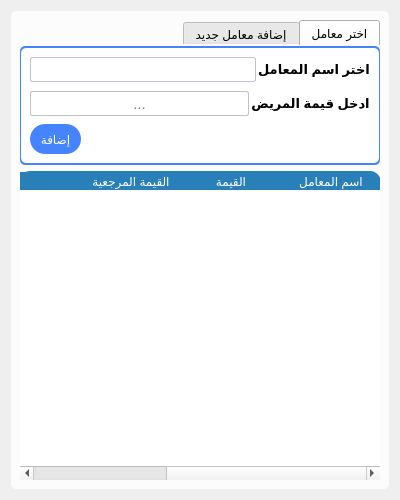
<?xml version="1.0" encoding="UTF-8"?>
<ui version="4.0">
 <class>Form</class>
 <widget class="QWidget" name="Form">
  <property name="geometry">
   <rect>
    <x>0</x>
    <y>0</y>
    <width>400</width>
    <height>500</height>
   </rect>
  </property>
  <property name="minimumSize">
   <size>
    <width>400</width>
    <height>500</height>
   </size>
  </property>
  <property name="maximumSize">
   <size>
    <width>400</width>
    <height>500</height>
   </size>
  </property>
  <property name="windowTitle">
   <string>Form</string>
  </property>
  <property name="layoutDirection">
   <enum>Qt::RightToLeft</enum>
  </property>
  <property name="styleSheet">
   <string notr="true"/>
  </property>
  <layout class="QVBoxLayout" name="verticalLayout">
   <item>
    <widget class="QGroupBox" name="groupBox_51">
     <property name="styleSheet">
      <string notr="true">QGroupBox{border-radius:5px;background-color: #fcfcfc;}
QWidget{outline:none;}
QTabWidget:pane{background-color:#4683ff;border-radius:5px;}
QScrollBar:vertical {margin: 0px 0px 0px 0px;border: none;background:white;width:5px;}
QScrollBar::handle:vertical {background: palette(dark);min-height: 0px;border-radius:2px;}
QScrollBar::add-line:vertical {background: palette(dark);height: 0px;subcontrol-position: bottom;subcontrol-origin: margin;border-radius:1px;}
QScrollBar::sub-line:vertical {background: palette(dark);height: 0 px;subcontrol-position: top;subcontrol-origin: margin;border-radius:1px;}
QScrollBar::add-page:vertical, QScrollBar::sub-page:vertical {background: none;}
QComboBox{
background-color:white;
border: 1px;
color:#4683ff;
border-style: solid;
border-color:#c0c4d2;
border-radius:2px;}
QComboBox::drop-down {
subcontrol-origin: padding;
subcontrol-position: top right;
width: 20px;
border-top-right-radius: 3px;
border-bottom-right-radius: 3px;}
QComboBox::down-arrow {image: url(:/MainSources/Down.png);}
QLineEdit{border: 1px;border-style: solid;border-color: rgb(194, 194, 194);border-radius: 2px;}
QLineEdit:focus{border:1px solid #3578E5;}</string>
     </property>
     <property name="title">
      <string/>
     </property>
     <layout class="QVBoxLayout" name="verticalLayout_53">
      <item alignment="Qt::AlignHCenter">
       <widget class="QTabWidget" name="tabWidgetmoaml">
        <property name="sizePolicy">
         <sizepolicy hsizetype="Expanding" vsizetype="Minimum">
          <horstretch>0</horstretch>
          <verstretch>0</verstretch>
         </sizepolicy>
        </property>
        <property name="styleSheet">
         <string notr="true">QGroupBox{border-radius:5px;background-color: #ffffff;}</string>
        </property>
        <property name="tabShape">
         <enum>QTabWidget::Rounded</enum>
        </property>
        <property name="currentIndex">
         <number>0</number>
        </property>
        <widget class="QWidget" name="tab">
         <attribute name="title">
          <string>اختر معامل</string>
         </attribute>
         <layout class="QVBoxLayout" name="verticalLayout_2">
          <property name="leftMargin">
           <number>1</number>
          </property>
          <property name="topMargin">
           <number>2</number>
          </property>
          <property name="rightMargin">
           <number>1</number>
          </property>
          <property name="bottomMargin">
           <number>2</number>
          </property>
          <item>
           <widget class="QGroupBox" name="groupBox_61">
            <property name="sizePolicy">
             <sizepolicy hsizetype="Preferred" vsizetype="Expanding">
              <horstretch>0</horstretch>
              <verstretch>0</verstretch>
             </sizepolicy>
            </property>
            <property name="title">
             <string/>
            </property>
            <layout class="QVBoxLayout" name="verticalLayout_66">
             <property name="spacing">
              <number>2</number>
             </property>
             <item>
              <layout class="QFormLayout" name="formLayout_5">
               <property name="bottomMargin">
                <number>0</number>
               </property>
               <item row="0" column="0">
                <widget class="QLabel" name="label_27">
                 <property name="minimumSize">
                  <size>
                   <width>90</width>
                   <height>0</height>
                  </size>
                 </property>
                 <property name="font">
                  <font>
                   <family>Arial</family>
                   <pointsize>10</pointsize>
                   <weight>75</weight>
                   <bold>true</bold>
                  </font>
                 </property>
                 <property name="styleSheet">
                  <string notr="true"/>
                 </property>
                 <property name="text">
                  <string>اختر اسم المعامل</string>
                 </property>
                 <property name="alignment">
                  <set>Qt::AlignCenter</set>
                 </property>
                </widget>
               </item>
               <item row="0" column="1">
                <widget class="QComboBox" name="varss">
                 <property name="minimumSize">
                  <size>
                   <width>120</width>
                   <height>25</height>
                  </size>
                 </property>
                 <property name="font">
                  <font>
                   <pointsize>10</pointsize>
                  </font>
                 </property>
                 <property name="duplicatesEnabled">
                  <bool>false</bool>
                 </property>
                </widget>
               </item>
              </layout>
             </item>
             <item>
              <layout class="QFormLayout" name="formLayout_4">
               <property name="bottomMargin">
                <number>0</number>
               </property>
               <item row="0" column="0">
                <widget class="QLabel" name="label_72">
                 <property name="minimumSize">
                  <size>
                   <width>90</width>
                   <height>0</height>
                  </size>
                 </property>
                 <property name="font">
                  <font>
                   <family>Arial</family>
                   <pointsize>10</pointsize>
                   <weight>75</weight>
                   <bold>true</bold>
                  </font>
                 </property>
                 <property name="styleSheet">
                  <string notr="true"/>
                 </property>
                 <property name="text">
                  <string>ادخل قيمة المريض</string>
                 </property>
                 <property name="alignment">
                  <set>Qt::AlignCenter</set>
                 </property>
                </widget>
               </item>
               <item row="0" column="1">
                <widget class="QLineEdit" name="patientvarss">
                 <property name="minimumSize">
                  <size>
                   <width>0</width>
                   <height>25</height>
                  </size>
                 </property>
                 <property name="maximumSize">
                  <size>
                   <width>16777215</width>
                   <height>16777215</height>
                  </size>
                 </property>
                 <property name="font">
                  <font>
                   <family>Arial</family>
                   <pointsize>11</pointsize>
                   <weight>50</weight>
                   <bold>false</bold>
                  </font>
                 </property>
                 <property name="styleSheet">
                  <string notr="true"/>
                 </property>
                 <property name="alignment">
                  <set>Qt::AlignCenter</set>
                 </property>
                 <property name="placeholderText">
                  <string>...</string>
                 </property>
                </widget>
               </item>
              </layout>
             </item>
             <item>
              <layout class="QHBoxLayout" name="horizontalLayout_66">
               <property name="bottomMargin">
                <number>0</number>
               </property>
               <item>
                <spacer name="horizontalSpacer">
                 <property name="orientation">
                  <enum>Qt::Horizontal</enum>
                 </property>
                 <property name="sizeHint" stdset="0">
                  <size>
                   <width>40</width>
                   <height>20</height>
                  </size>
                 </property>
                </spacer>
               </item>
               <item>
                <widget class="QPushButton" name="addvarss">
                 <property name="minimumSize">
                  <size>
                   <width>0</width>
                   <height>30</height>
                  </size>
                 </property>
                 <property name="maximumSize">
                  <size>
                   <width>75</width>
                   <height>16777215</height>
                  </size>
                 </property>
                 <property name="styleSheet">
                  <string notr="true">QPushButton {
border-radius:15px;
background-color: #4683ff;
color: #ffffff;
padding-left:10px;
padding-right:10px;}
QPushButton::hover {background-color:#568dff;}</string>
                 </property>
                 <property name="text">
                  <string>إضافة</string>
                 </property>
                 <property name="icon">
                  <iconset resource="sources.qrc">
                   <normaloff>:/MainSources/plus.png</normaloff>:/MainSources/plus.png</iconset>
                 </property>
                 <property name="iconSize">
                  <size>
                   <width>10</width>
                   <height>10</height>
                  </size>
                 </property>
                </widget>
               </item>
              </layout>
             </item>
            </layout>
           </widget>
          </item>
         </layout>
        </widget>
        <widget class="QWidget" name="tab_2">
         <attribute name="title">
          <string>إضافة معامل جديد</string>
         </attribute>
         <layout class="QVBoxLayout" name="verticalLayout_3">
          <property name="leftMargin">
           <number>1</number>
          </property>
          <property name="topMargin">
           <number>2</number>
          </property>
          <property name="rightMargin">
           <number>1</number>
          </property>
          <property name="bottomMargin">
           <number>2</number>
          </property>
          <item>
           <widget class="QGroupBox" name="groupBox_60">
            <property name="styleSheet">
             <string notr="true"/>
            </property>
            <property name="title">
             <string/>
            </property>
            <property name="checkable">
             <bool>false</bool>
            </property>
            <property name="checked">
             <bool>false</bool>
            </property>
            <layout class="QVBoxLayout" name="verticalLayout_63">
             <property name="spacing">
              <number>2</number>
             </property>
             <property name="topMargin">
              <number>8</number>
             </property>
             <item>
              <layout class="QFormLayout" name="formLayout">
               <property name="horizontalSpacing">
                <number>0</number>
               </property>
               <property name="verticalSpacing">
                <number>0</number>
               </property>
               <property name="bottomMargin">
                <number>0</number>
               </property>
               <item row="0" column="0">
                <widget class="QLabel" name="label_19">
                 <property name="minimumSize">
                  <size>
                   <width>90</width>
                   <height>0</height>
                  </size>
                 </property>
                 <property name="font">
                  <font>
                   <family>Arial</family>
                   <pointsize>12</pointsize>
                   <weight>75</weight>
                   <bold>true</bold>
                  </font>
                 </property>
                 <property name="text">
                  <string>اسم المعامل</string>
                 </property>
                </widget>
               </item>
               <item row="0" column="1">
                <widget class="QLineEdit" name="varssname">
                 <property name="minimumSize">
                  <size>
                   <width>0</width>
                   <height>25</height>
                  </size>
                 </property>
                 <property name="font">
                  <font>
                   <family>Arial</family>
                   <pointsize>11</pointsize>
                   <weight>50</weight>
                   <bold>false</bold>
                  </font>
                 </property>
                 <property name="alignment">
                  <set>Qt::AlignCenter</set>
                 </property>
                 <property name="placeholderText">
                  <string>...</string>
                 </property>
                </widget>
               </item>
              </layout>
             </item>
             <item>
              <widget class="Line" name="line">
               <property name="styleSheet">
                <string notr="true">QWidget{ border:0px;border-bottom:1px solid #d3e0ea;}</string>
               </property>
               <property name="orientation">
                <enum>Qt::Horizontal</enum>
               </property>
              </widget>
             </item>
             <item>
              <layout class="QHBoxLayout" name="horizontalLayout_3">
               <property name="bottomMargin">
                <number>0</number>
               </property>
               <item>
                <layout class="QHBoxLayout" name="horizontalLayout">
                 <property name="leftMargin">
                  <number>4</number>
                 </property>
                 <property name="rightMargin">
                  <number>4</number>
                 </property>
                 <property name="bottomMargin">
                  <number>0</number>
                 </property>
                 <item>
                  <widget class="QLineEdit" name="varsshigh">
                   <property name="minimumSize">
                    <size>
                     <width>0</width>
                     <height>25</height>
                    </size>
                   </property>
                   <property name="maximumSize">
                    <size>
                     <width>1677215</width>
                     <height>16777215</height>
                    </size>
                   </property>
                   <property name="font">
                    <font>
                     <family>Arial</family>
                     <pointsize>11</pointsize>
                     <weight>50</weight>
                     <bold>false</bold>
                    </font>
                   </property>
                   <property name="alignment">
                    <set>Qt::AlignCenter</set>
                   </property>
                   <property name="placeholderText">
                    <string>...</string>
                   </property>
                  </widget>
                 </item>
                 <item>
                  <widget class="QLabel" name="label_20">
                   <property name="minimumSize">
                    <size>
                     <width>50</width>
                     <height>25</height>
                    </size>
                   </property>
                   <property name="font">
                    <font>
                     <family>Arial</family>
                     <pointsize>10</pointsize>
                     <weight>75</weight>
                     <bold>true</bold>
                    </font>
                   </property>
                   <property name="text">
                    <string>High</string>
                   </property>
                  </widget>
                 </item>
                </layout>
               </item>
               <item>
                <layout class="QHBoxLayout" name="horizontalLayout_2">
                 <property name="leftMargin">
                  <number>4</number>
                 </property>
                 <property name="rightMargin">
                  <number>4</number>
                 </property>
                 <item>
                  <widget class="QLineEdit" name="varsslow">
                   <property name="minimumSize">
                    <size>
                     <width>0</width>
                     <height>25</height>
                    </size>
                   </property>
                   <property name="maximumSize">
                    <size>
                     <width>1677215</width>
                     <height>16777215</height>
                    </size>
                   </property>
                   <property name="font">
                    <font>
                     <family>Arial</family>
                     <pointsize>11</pointsize>
                     <weight>50</weight>
                     <bold>false</bold>
                    </font>
                   </property>
                   <property name="alignment">
                    <set>Qt::AlignCenter</set>
                   </property>
                   <property name="placeholderText">
                    <string>...</string>
                   </property>
                  </widget>
                 </item>
                 <item>
                  <widget class="QLabel" name="label_25">
                   <property name="minimumSize">
                    <size>
                     <width>50</width>
                     <height>25</height>
                    </size>
                   </property>
                   <property name="font">
                    <font>
                     <family>Arial</family>
                     <pointsize>10</pointsize>
                     <weight>75</weight>
                     <bold>true</bold>
                    </font>
                   </property>
                   <property name="text">
                    <string>Low</string>
                   </property>
                  </widget>
                 </item>
                </layout>
               </item>
              </layout>
             </item>
             <item>
              <widget class="Line" name="line_2">
               <property name="styleSheet">
                <string notr="true">QWidget{ border:0px;border-bottom:1px solid #d3e0ea;}</string>
               </property>
               <property name="orientation">
                <enum>Qt::Horizontal</enum>
               </property>
              </widget>
             </item>
             <item>
              <layout class="QHBoxLayout" name="horizontalLayout_68">
               <property name="bottomMargin">
                <number>0</number>
               </property>
               <item>
                <layout class="QFormLayout" name="formLayout_15">
                 <property name="horizontalSpacing">
                  <number>0</number>
                 </property>
                 <property name="verticalSpacing">
                  <number>0</number>
                 </property>
                 <property name="bottomMargin">
                  <number>0</number>
                 </property>
                 <item row="0" column="0">
                  <widget class="QLabel" name="label_26">
                   <property name="minimumSize">
                    <size>
                     <width>110</width>
                     <height>25</height>
                    </size>
                   </property>
                   <property name="font">
                    <font>
                     <family>Arial</family>
                     <pointsize>12</pointsize>
                     <weight>75</weight>
                     <bold>true</bold>
                    </font>
                   </property>
                   <property name="text">
                    <string>قيمة معامل المريض</string>
                   </property>
                  </widget>
                 </item>
                 <item row="0" column="1">
                  <widget class="QLineEdit" name="patientvarss2">
                   <property name="minimumSize">
                    <size>
                     <width>0</width>
                     <height>25</height>
                    </size>
                   </property>
                   <property name="maximumSize">
                    <size>
                     <width>1677215</width>
                     <height>16777215</height>
                    </size>
                   </property>
                   <property name="font">
                    <font>
                     <family>Arial</family>
                     <pointsize>11</pointsize>
                     <weight>50</weight>
                     <bold>false</bold>
                    </font>
                   </property>
                   <property name="alignment">
                    <set>Qt::AlignCenter</set>
                   </property>
                   <property name="placeholderText">
                    <string>...</string>
                   </property>
                  </widget>
                 </item>
                </layout>
               </item>
               <item>
                <widget class="QPushButton" name="addvarss2">
                 <property name="minimumSize">
                  <size>
                   <width>0</width>
                   <height>30</height>
                  </size>
                 </property>
                 <property name="maximumSize">
                  <size>
                   <width>75</width>
                   <height>16777215</height>
                  </size>
                 </property>
                 <property name="styleSheet">
                  <string notr="true">QPushButton {
border-radius:15px;
background-color: #4683ff;
color: #ffffff;
padding-left:10px;
padding-right:10px;}
QPushButton::hover {background-color:#568dff;}</string>
                 </property>
                 <property name="text">
                  <string>إضافة</string>
                 </property>
                 <property name="icon">
                  <iconset resource="sources.qrc">
                   <normaloff>:/MainSources/plus.png</normaloff>:/MainSources/plus.png</iconset>
                 </property>
                 <property name="iconSize">
                  <size>
                   <width>10</width>
                   <height>10</height>
                  </size>
                 </property>
                </widget>
               </item>
              </layout>
             </item>
            </layout>
           </widget>
          </item>
         </layout>
        </widget>
       </widget>
      </item>
      <item>
       <widget class="QTableWidget" name="varsstable">
        <property name="sizePolicy">
         <sizepolicy hsizetype="Expanding" vsizetype="Expanding">
          <horstretch>0</horstretch>
          <verstretch>0</verstretch>
         </sizepolicy>
        </property>
        <property name="styleSheet">
         <string notr="true">QTableWidget{
border-radius:0;}
QTableWidget:item{margin-top:4px;}
QHeaderView{
padding-right:0px;
padding-left:0px;
padding-top:1px;
border-top-left-radius:10px;
border-top-right-radius:10px;
color: rgb(255, 255, 255);
background-color: #2980b9;}
QHeaderView::section{
border-top-left-radius:10px;
border-top-right-radius:10px;
background-color: #2980b9;}</string>
        </property>
        <property name="editTriggers">
         <set>QAbstractItemView::NoEditTriggers</set>
        </property>
        <property name="showGrid">
         <bool>false</bool>
        </property>
        <attribute name="horizontalHeaderStretchLastSection">
         <bool>false</bool>
        </attribute>
        <attribute name="verticalHeaderVisible">
         <bool>false</bool>
        </attribute>
        <attribute name="verticalHeaderHighlightSections">
         <bool>false</bool>
        </attribute>
        <column>
         <property name="text">
          <string>اسم المعامل</string>
         </property>
        </column>
        <column>
         <property name="text">
          <string>القيمة</string>
         </property>
        </column>
        <column>
         <property name="text">
          <string>القيمة المرجعية</string>
         </property>
        </column>
        <column>
         <property name="text">
          <string/>
         </property>
        </column>
        <column>
         <property name="text">
          <string/>
         </property>
        </column>
       </widget>
      </item>
     </layout>
    </widget>
   </item>
  </layout>
 </widget>
 <tabstops>
  <tabstop>varss</tabstop>
  <tabstop>patientvarss</tabstop>
  <tabstop>addvarss</tabstop>
  <tabstop>varssname</tabstop>
  <tabstop>varsshigh</tabstop>
  <tabstop>varsslow</tabstop>
  <tabstop>patientvarss2</tabstop>
  <tabstop>addvarss2</tabstop>
  <tabstop>varsstable</tabstop>
  <tabstop>tabWidgetmoaml</tabstop>
 </tabstops>
 <resources>
  <include location="sources.qrc"/>
 </resources>
 <connections/>
</ui>
